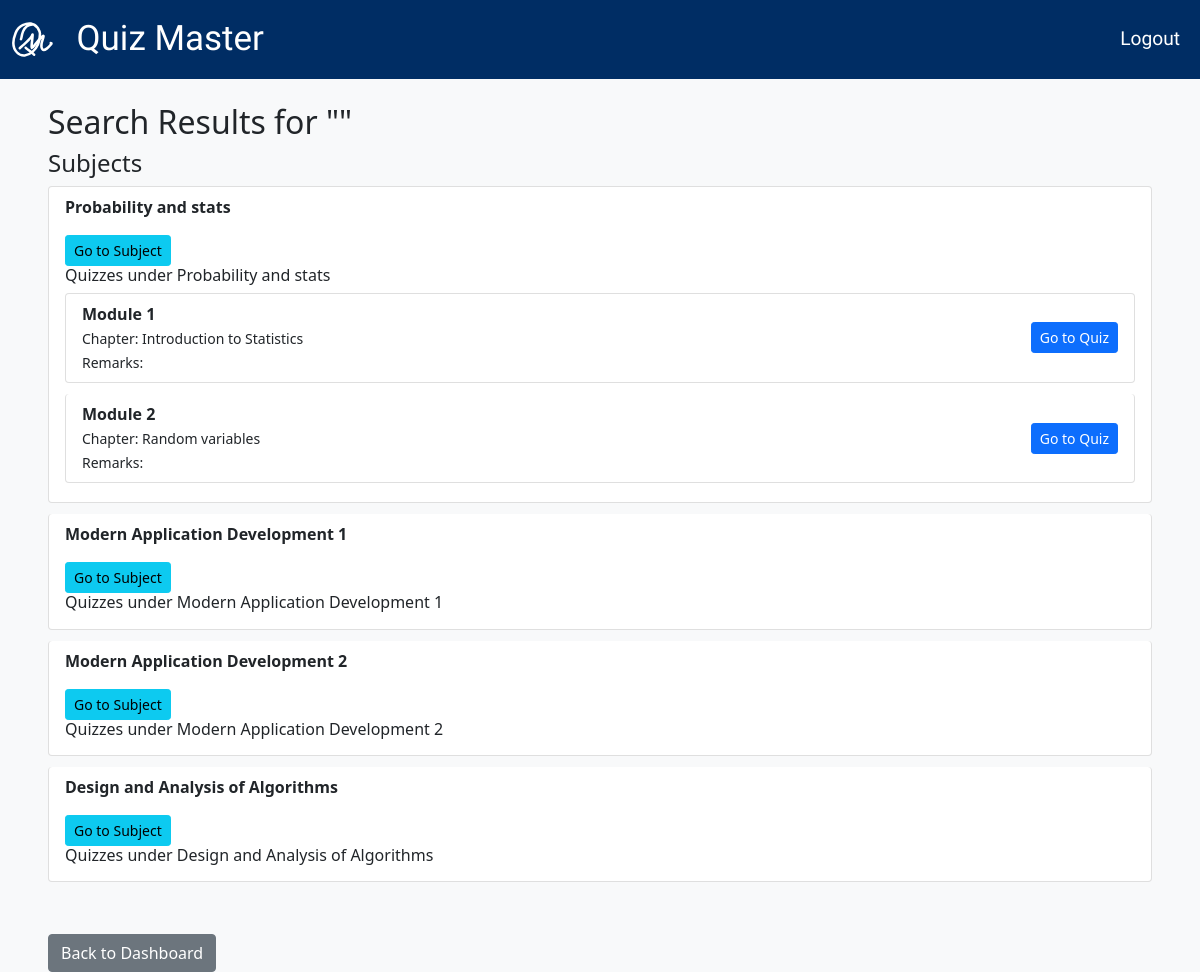
Page /user/search (signed in) on the committed database.
### app.py (models this page shows)
class Subject(db.Model):
    __tablename__ = 'subject'
    subject_id = db.Column(db.Integer, primary_key=True)
    name = db.Column(db.String(100), unique=True, nullable=False)
    description = db.Column(db.Text)
    chapters = db.relationship('Chapters', backref='subject', lazy=True, cascade='all, delete-orphan')

class Quiz(db.Model):
    __tablename__ = 'quiz'
    quiz_id = db.Column(db.Integer, primary_key=True)
    name = db.Column(db.String(150), nullable=False)
    chapter_id = db.Column(db.Integer, db.ForeignKey('chapters.chapter_id'), nullable=False)
    date_of_quiz = db.Column(db.DateTime, nullable=False)
    time_duration = db.Column(db.Interval, nullable=False, default=timedelta(hours=1))
    end_time = db.Column(db.DateTime, nullable=False)
    remarks = db.Column(db.Text)
    questions = db.relationship('Questions', backref='quiz', lazy=True, cascade='all, delete-orphan')
    scores = db.relationship('Scores', backref='quiz', lazy=True,cascade='all, delete-orphan')

class Chapters(db.Model):
    __tablename__ = 'chapters'
    chapter_id = db.Column(db.Integer, primary_key=True)
    name = db.Column(db.String(100), nullable=False)
    description = db.Column(db.Text)
    subject_id = db.Column(db.Integer, db.ForeignKey('subject.subject_id'), nullable=False)
    quizzes = db.relationship('Quiz', backref='chapter', lazy=True, cascade='all, delete-orphan')

### app.py (the view)
@app.route('/user/search', methods=['GET'])
@login_required
def user_search():
    query = request.args.get('q', '').strip().lower()
    subjects = Subject.query.filter(Subject.name.ilike(f"%{query}%")).all()
    subject_ids = [subject.subject_id for subject in subjects]
    quizzes_in_subjects = Quiz.query.join(Chapters).filter(Chapters.subject_id.in_(subject_ids)).all()
    quizzes_by_name = Quiz.query.filter(Quiz.name.ilike(f"%{query}%")).all()
    all_quizzes = {quiz.quiz_id: quiz for quiz in (quizzes_in_subjects + quizzes_by_name)}.values()
    quizzes_under_subjects = {quiz.quiz_id: quiz for quiz in quizzes_in_subjects}
    other_quizzes = [quiz for quiz in all_quizzes if quiz.quiz_id not in quizzes_under_subjects]
    return render_template(
        'user_search_results.html',
        query=query,
        subjects=subjects,
        quizzes_under_subjects=quizzes_under_subjects.values(),
        other_quizzes=other_quizzes
    )

### app.py (called while the page is built)
def login_required(f):
    @wraps(f)
    def decorated(*args, **kwargs):
        if 'user_id' not in session:
            if request.endpoint in ["login", "register"]:
                return f(*args, **kwargs)
            return redirect(url_for('login'))
        return f(*args, **kwargs)
    return decorated

### templates/user_search_results.html (shortened to what this page needs)
{% extends "base.html" %}
{% block content %}
<div class="container mt-4">
    <h2>Search Results for "{{ query }}"</h2>
    {% if subjects or quizzes_under_subjects or other_quizzes %}
        <h4>Subjects</h4>
        <ul class="list-group mb-4">
            {% for subject in subjects %}
                <li class="list-group-item">
                    <strong>{{ subject.name }}</strong>
                    <a href="{{ url_for('subject_page', subject_id=subject.subject_id) }}" class="btn btn-info btn-sm">Go to Subject</a>
                    <h6>Quizzes under {{ subject.name }}</h6>
                    <ul class="list-group">
                        {% for quiz in quizzes_under_subjects %}
                            {% if quiz.chapter.subject_id == subject.subject_id %}
                                <li class="list-group-item d-flex justify-content-between align-items-center">
                                    <div>
                                        <strong>{{ quiz.name }}</strong>
                                        <br><small>Chapter: {{ quiz.chapter.name }}</small>
                                        <br><small>Remarks: {{ quiz.remarks }}</small>
                                    </div>
                                    <a href="{{ url_for('quiz_page', quiz_id=quiz.quiz_id) }}" class="btn btn-primary btn-sm">Go to Quiz</a>
                                </li>
                            {% endif %}
                        {% endfor %}
                    </ul>
                </li>
            {% endfor %}
        </ul>
    {% else %}
        <p class="alert alert-warning">No results found for "{{ query }}".</p>
    {% endif %}
    <a href="{{ url_for('user_dashboard') }}" class="btn btn-secondary mt-3">Back to Dashboard</a>
</div>
{% endblock %}

### static/styles.css (style rules this page uses)
body { background-color: aliceblue; }
.list-group-item { margin-bottom: 0.7rem; border-radius: 0.25rem; }
.btn-primary { background-color: #0d6efd; border-color: #0d6efd; }
.container { max-width: 1200px; margin: auto; }

### rows in the picture
Subject: name "Probability and stats"
Quiz: name "Module 1", chapter.name "Introduction to Statistics"
Quiz: name "Module 2", chapter.name "Random variables"
Subject: name "Modern Application Development 1"
Subject: name "Modern Application Development 2"
Subject: name "Design and Analysis of Algorithms"
